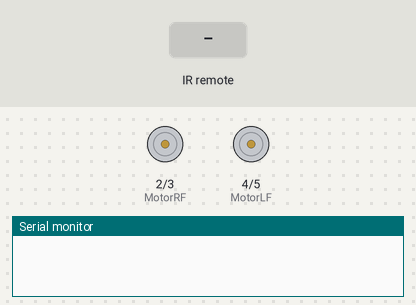
The sketch below on a simulated Arduino Uno, built with avr-gcc and run on an emulated ATmega328P. On the bench: motor-driver pin pairs drawn as motors (green arrow = first pin HIGH = forward, orange = second pin HIGH = backward, longer = more drive), the last lines printed to the serial monitor. The inputs (shaded band) are chosen by the test bench.

Above: at 1.2 s.
1.3 s: infrared code 0x111 received
At 1.7 s:
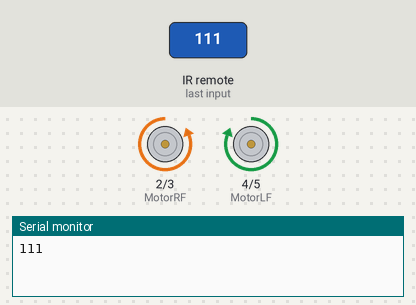
At 2.2 s:
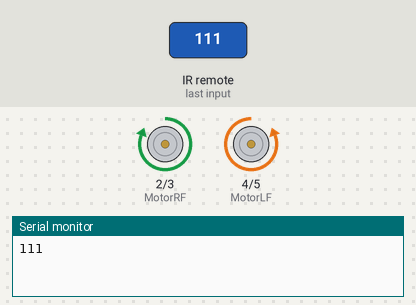
Timing chart, 0 to 4.3 s (numbered marks = the images above; inputs shaded):
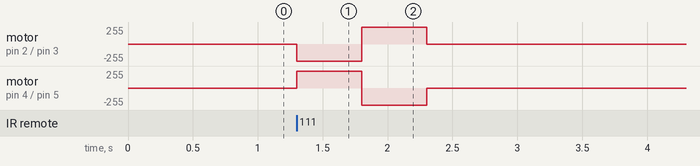

The sketch:

IR_RC-car.ino
```cpp
//Technical Tamizha
//IR - RC Car
//Download IRremote library here:

#include <IRremote.h>       //Add IRremote library

int receiverpin = 10; //Connect signal pin to 10

IRrecv irrecv(receiverpin);
decode_results results;

int MotorRF = 2;
int MotorRB = 3;
int MotorLF = 4;
int MotorLB = 5;

void Left(){
        //RIGHT MOTOR
      digitalWrite(MotorLB,HIGH);//MOVE FRONT
      digitalWrite(MotorLF,LOW); //MOVE BACK
      //LEFT MOTOR
      digitalWrite(MotorRB,LOW);//MOVE BACK
      digitalWrite(MotorRF,HIGH);//MOVE FRONT
}
void Right(){
      digitalWrite(MotorLB,LOW);
      digitalWrite(MotorLF,HIGH);
      digitalWrite(MotorRB,HIGH);
      digitalWrite(MotorRF,LOW);
}
void Forward(){
      digitalWrite(MotorLB,HIGH);
      digitalWrite(MotorLF,LOW);
      digitalWrite(MotorRB,HIGH);
      digitalWrite(MotorRF,LOW);
}
void Backward(){
      digitalWrite(MotorLB,LOW);
      digitalWrite(MotorLF,HIGH);
      digitalWrite(MotorRB,LOW);
      digitalWrite(MotorRF,HIGH);
}
void Stop(){
      digitalWrite(MotorLB,LOW);
      digitalWrite(MotorLF,LOW);
      digitalWrite(MotorRB,LOW);
      digitalWrite(MotorRF,LOW);
}

void setup() {

  pinMode(receiverpin, INPUT);
  Serial.begin(9600);
  irrecv.enableIRIn();
  pinMode(MotorLF ,OUTPUT);
  pinMode(MotorRB ,OUTPUT);
  pinMode(MotorRF ,OUTPUT);
  pinMode(MotorLB ,OUTPUT);

}

void loop() {
  if (irrecv.decode(&results))
  {
    Serial.println(results.value, HEX);
    irrecv.resume();

  if (results.value == 0x111){
    Forward();

  }

    if (results.value == 0x111){
    Backward();

  }

  if (results.value == 0x111){
    Right();
    delay(500);
  }

    if (results.value == 0x111){
    Left();
    delay(500);
  }

    if (results.value == 0x111){
    Stop();
  }
}
}
```

Measured:
- after the input at 1.3 s, motor on pin 2 (MotorRF) / pin 3 (MotorRB): stopped → backward 255/255 at once, → forward 255/255 0.50 s later, → stopped 0.50 s later; motor on pin 4 (MotorLF) / pin 5 (MotorLB): stopped → forward 255/255 at once, → backward 255/255 0.50 s later, → stopped 0.50 s later
